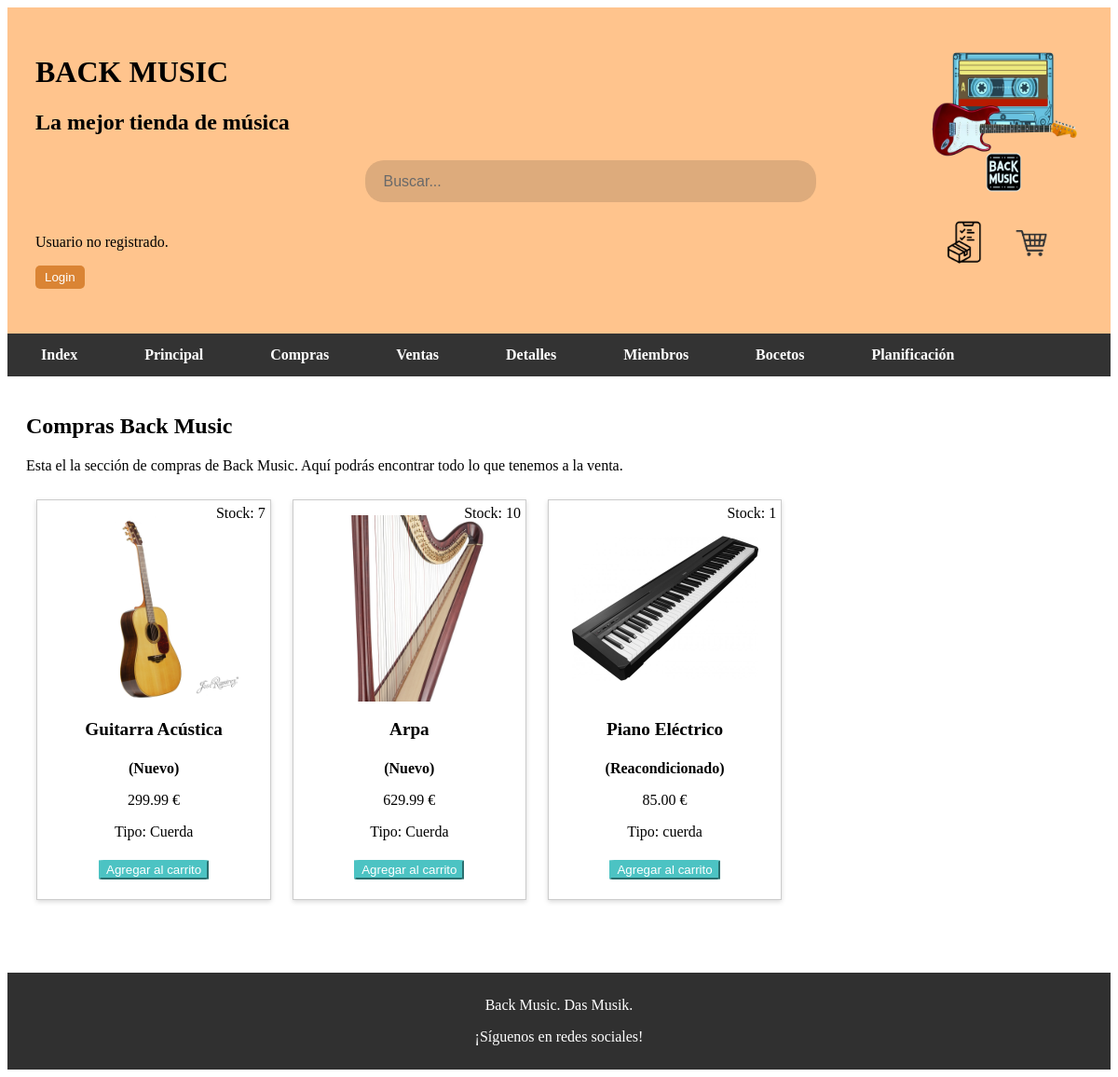
Screenshot of /includes/vistas/plantillas/BuscarPorTipo.php?tipo=Cuerda with the database file from the repository.
### tables this page shows
CREATE TABLE `productos` (
  `ID_Producto` int(10) UNSIGNED NOT NULL,
  `Nombre` varchar(20) NOT NULL,
  `Descripcion` varchar(200) NOT NULL,
  `Precio` decimal(6,2) NOT NULL,
  `Imagen` varchar(255) NOT NULL,
  `Stock` int(100) NOT NULL,
  `Visible` tinyint(1) NOT NULL DEFAULT 1,
  `Tipo` varchar(20) NOT NULL,
  `ID_Venta` int(10) UNSIGNED NOT NULL
);

### includes/vistas/helpers/producto.php (called while the page is built, shortened)
<?php
class Producto
{
    private $ID;
    private $Nombre;
    private $Precio;
    private $Imagen;
    private $Stock;
    private $Tipo;
    public function __construct($ID, $Nombre, $Descripcion, $Precio, $Imagen, $Stock, $Visible, $Tipo, $ID_Venta)
    {
        $this->ID = $ID;
        $this->Nombre = $Nombre;
        $this->Precio = $Precio;
        $this->Imagen = $Imagen;
        $this->Stock = $Stock;
        $this->Tipo = $Tipo;
    }
    public static function getProductosPorTipo($tipo)
    {
        $pdo = Aplicacion::getInstance()->getConexionBd();
        $stmt = $pdo->prepare('SELECT * FROM productos WHERE Tipo = :tipo ORDER BY Visible DESC');
        $stmt->execute(['tipo' => $tipo]);
        $result = $stmt->fetchAll(PDO::FETCH_ASSOC);
        return $result;
    }
    public function getNombre()
    {
        return $this->Nombre;
    }
    public function getStock()
    {
        return $this->Stock;
    }
    public function getID()
    {
        return $this->ID;
    }
    public function getImagen()
    {
        return $this->Imagen;
    }
    public function getPrecio()
    {
        return $this->Precio;
    }
    public function getTipo()
    {
        return $this->Tipo;
    }
    public function getVisible()
    {
        $pdo = Aplicacion::getInstance()->getConexionBd();
        $stmt = $pdo->prepare('SELECT Visible FROM productos WHERE ID_Producto = :ID');
        $stmt->execute(['ID' => $this->ID]);
        $visible = $stmt->fetch();
        return $visible['Visible'];
    }
    public function esReacondicionado($producto){
        $pdo = Aplicacion::getInstance()->getConexionBd();
        $stmt = $pdo->prepare('SELECT ID_Venta FROM productos WHERE ID_Producto = :ID');
        $stmt->execute(['ID' => $producto->getID()]);
        $reacondicionado = $stmt->fetch();
        return $reacondicionado['ID_Venta'];
    }
}

### includes/vistas/plantillas/BuscarPorTipo.php (the view, shortened to what this page needs)
<?php
require_once("../helpers/producto.php");
$productos = [];
$tipo = $_GET['tipo'];
$producto = new Producto(null, null, null, null, null, null, null, null, null);
if ($tipo == 'Todos') {
    $productos_data = $producto->getAllProductos();
} else if ($tipo == 'Reacondicionados') {
    $productos_data = $producto->getProductosReacondicionados();
} else {
    $productos_data = $producto->getProductosPorTipo($tipo);
}
foreach ($productos_data as $producto_data) {
    $producto = new Producto($producto_data['ID_Producto'], $producto_data['Nombre'], $producto_data['Descripcion'], $producto_data['Precio'], $producto_data['Imagen'], $producto_data['Stock'], $producto_data['Visible'], $producto_data['Tipo'], $producto_data['ID_Venta']);
    $productos[] = $producto;
}
$ruta = RUTA_APP;
$contenido = '<h2>Compras Back Music</h2>
        <p>Esta el la sección de compras de Back Music. Aquí podrás encontrar todo lo que tenemos a la venta.</p>';
if (!empty($productos)) {
    foreach ($productos as $producto) {
        $reacondicionado = "(Nuevo)";
        if ($producto->esReacondicionado($producto)) {
            $reacondicionado = "(Reacondicionado)";
        }
        $visible = $producto->getVisible();
        if ($visible || isset($_SESSION["esEmpleado"])) {
            if ($visible) {
                $class = "producto";
            } else $class = "producto productoOculto";
            $rutaImagen = RUTA_APP . $producto->getImagen();
            $stock = $producto->getStock();
            $contenido .= <<<EOS
            <div class='$class' style='position: relative;'>
                <a class='subr' href='detalles_producto.php?id={$producto->getID()}'>
                <span class='stock'>Stock: $stock</span>
                <img src='$rutaImagen' alt='Imagen del producto' id='imgCompras'>
                    <div class ='detalles'>
                        <h3>{$producto->getNombre()}</h3>
                        <h4>$reacondicionado</h4>
                    </a>
                    <p>{$producto->getPrecio()} €</p>
                    <p>Tipo: {$producto->getTipo()}</p>
                </div>
                <div class='botones'>
            EOS;
            if (isset($_SESSION["login"])) {
                $contenido .= <<<EOS
                <form action='$ruta/includes/vistas/helpers/procesarCarrito.php' method='post'>
                    <input type='hidden' name='producto_id' value='{$producto->getID()}'>
                    <button class='agregar' type='submit' name='agregar_producto'>Agregar al carrito</button>
                </form>
                EOS;
            } else {
                $contenido .= <<<EOS
                <button class='agregar' onclick="window.location.href='$ruta/incudes/src/login.php'">Agregar al carrito</button>
                EOS;
            }
            $contenido .= "</div></div>";
        }
    }
}
require_once RAIZ_APP . '/includes/vistas/plantillas/plantilla.php';

### css/estilos.css (style rules this page uses)
body { background-color: #ffffff; }
.producto { display: inline-block; border: 1px solid #ccc; padding: 1em; margin-bottom: 1em; overflow: auto; max-height: 50%; width: 19%; margin: 1%; background-color: #ffffff; box-shadow: 0 2px 5px rgba(0, 0, 0, 0.15); }
.producto img { display: block; margin: auto; height: 100px; width: 100px; object-fit: cover; }
.producto .detalles { text-align: center; }
.producto h3 { font-size: 1.2em; color: black; font-weight: bold; margin-bottom: 10px; }
.producto h4 { color: black; margin-bottom: 10px; }
.subr { text-decoration: none; }
.botones { display: flex; justify-content: center; align-items: center; flex-wrap: wrap; }
.botones button { margin: 5px; }
.agregar { order: 1; background-color: rgb(76, 195, 195); border-color: rgb(76, 195, 195); color: white; border-radius: 5%; }
img#imgCompras { width: 200px; height: 200px; }
.stock { color: black; position: absolute; top: 5px; right: 5px; }

### rows the page displays
productos: Stock "7", Imagen (picture), Nombre "Guitarra Acústica", reacondicionado "(Nuevo)", Precio "299.99", Tipo "Cuerda"
productos: Stock "10", Imagen (picture), Nombre "Arpa", reacondicionado "(Nuevo)", Precio "629.99", Tipo "Cuerda"
productos: Stock "1", Imagen (picture), Nombre "Piano Eléctrico", reacondicionado "(Reacondicionado)", Precio "85.00", Tipo "cuerda"
